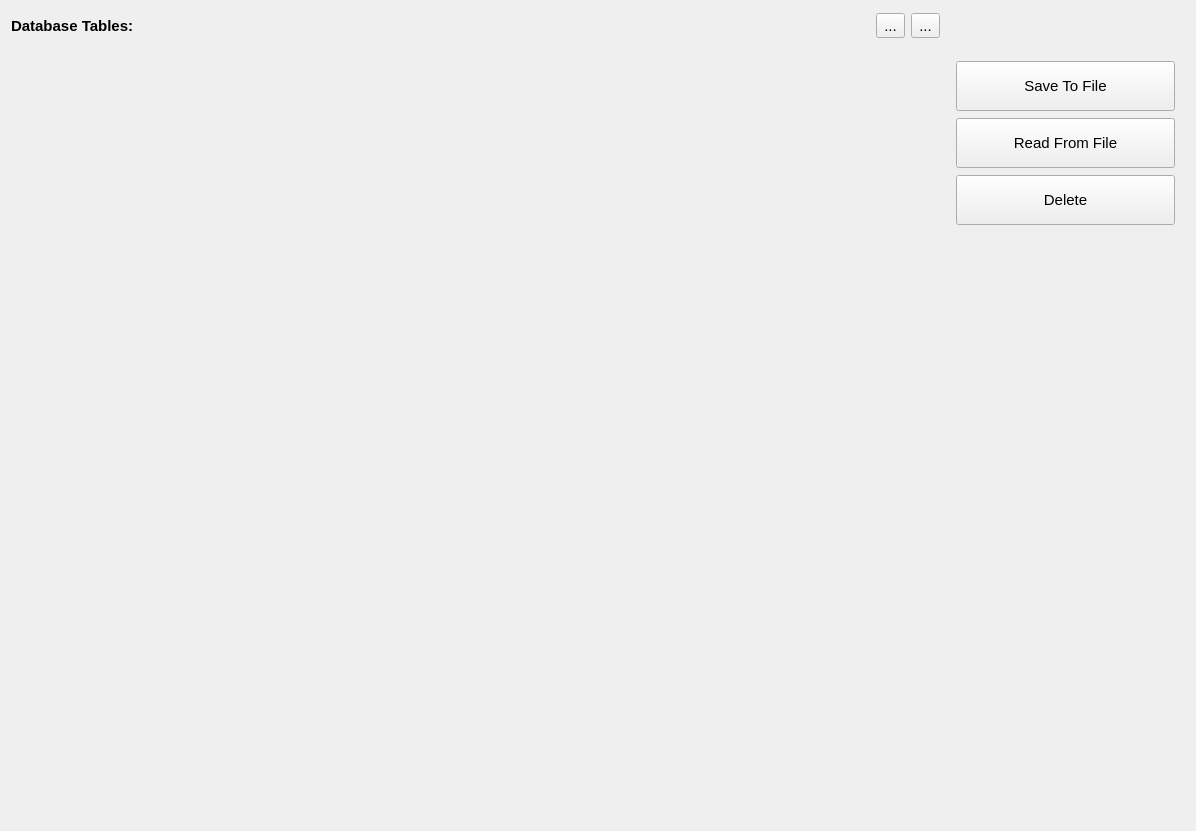
<?xml version="1.0" encoding="UTF-8"?>
<ui version="4.0">
 <class>wg_database</class>
 <widget class="QWidget" name="wg_database">
  <property name="geometry">
   <rect>
    <x>0</x>
    <y>0</y>
    <width>1196</width>
    <height>831</height>
   </rect>
  </property>
  <property name="font">
   <font>
    <pointsize>11</pointsize>
   </font>
  </property>
  <property name="windowTitle">
   <string>Database</string>
  </property>
  <layout class="QGridLayout" name="gridLayout_6">
   <item row="0" column="0">
    <layout class="QHBoxLayout" name="horizontalLayout">
     <item>
      <widget class="QLabel" name="label">
       <property name="sizePolicy">
        <sizepolicy hsizetype="Maximum" vsizetype="Maximum">
         <horstretch>0</horstretch>
         <verstretch>0</verstretch>
        </sizepolicy>
       </property>
       <property name="minimumSize">
        <size>
         <width>0</width>
         <height>30</height>
        </size>
       </property>
       <property name="font">
        <font>
         <weight>75</weight>
         <bold>true</bold>
        </font>
       </property>
       <property name="text">
        <string>Database Tables:</string>
       </property>
      </widget>
     </item>
     <item>
      <spacer name="horizontalSpacer">
       <property name="orientation">
        <enum>Qt::Horizontal</enum>
       </property>
       <property name="sizeHint" stdset="0">
        <size>
         <width>40</width>
         <height>20</height>
        </size>
       </property>
      </spacer>
     </item>
     <item>
      <widget class="QToolButton" name="tbt_refresh">
       <property name="text">
        <string>...</string>
       </property>
       <property name="icon">
        <iconset>
         <normaloff>../../resources/img/refresh.svg</normaloff>../../resources/img/refresh.svg</iconset>
       </property>
       <property name="iconSize">
        <size>
         <width>24</width>
         <height>24</height>
        </size>
       </property>
      </widget>
     </item>
     <item>
      <widget class="QToolButton" name="tbt_clear">
       <property name="text">
        <string>...</string>
       </property>
       <property name="icon">
        <iconset>
         <normaloff>../../resources/img/clear.svg</normaloff>../../resources/img/clear.svg</iconset>
       </property>
       <property name="iconSize">
        <size>
         <width>24</width>
         <height>24</height>
        </size>
       </property>
      </widget>
     </item>
    </layout>
   </item>
   <item row="0" column="1" rowspan="3">
    <layout class="QVBoxLayout" name="verticalLayout_2">
     <item>
      <spacer name="verticalSpacer_3">
       <property name="orientation">
        <enum>Qt::Vertical</enum>
       </property>
       <property name="sizeType">
        <enum>QSizePolicy::Fixed</enum>
       </property>
       <property name="sizeHint" stdset="0">
        <size>
         <width>20</width>
         <height>50</height>
        </size>
       </property>
      </spacer>
     </item>
     <item>
      <layout class="QVBoxLayout" name="verticalLayout">
       <property name="spacing">
        <number>7</number>
       </property>
       <property name="leftMargin">
        <number>10</number>
       </property>
       <property name="topMargin">
        <number>0</number>
       </property>
       <property name="rightMargin">
        <number>10</number>
       </property>
       <property name="bottomMargin">
        <number>0</number>
       </property>
       <item>
        <widget class="QPushButton" name="pbt_save">
         <property name="minimumSize">
          <size>
           <width>0</width>
           <height>50</height>
          </size>
         </property>
         <property name="text">
          <string>Save To File</string>
         </property>
         <property name="icon">
          <iconset>
           <normaloff>../../resources/img/save.svg</normaloff>../../resources/img/save.svg</iconset>
         </property>
         <property name="iconSize">
          <size>
           <width>24</width>
           <height>24</height>
          </size>
         </property>
        </widget>
       </item>
       <item>
        <widget class="QPushButton" name="pbt_read">
         <property name="minimumSize">
          <size>
           <width>0</width>
           <height>50</height>
          </size>
         </property>
         <property name="text">
          <string>Read From File</string>
         </property>
         <property name="icon">
          <iconset>
           <normaloff>../../resources/img/database_plus.svg</normaloff>../../resources/img/database_plus.svg</iconset>
         </property>
         <property name="iconSize">
          <size>
           <width>24</width>
           <height>24</height>
          </size>
         </property>
        </widget>
       </item>
       <item>
        <widget class="QPushButton" name="pbt_delete">
         <property name="minimumSize">
          <size>
           <width>0</width>
           <height>50</height>
          </size>
         </property>
         <property name="text">
          <string>Delete</string>
         </property>
         <property name="icon">
          <iconset>
           <normaloff>../../resources/img/close.svg</normaloff>../../resources/img/close.svg</iconset>
         </property>
         <property name="iconSize">
          <size>
           <width>24</width>
           <height>24</height>
          </size>
         </property>
        </widget>
       </item>
      </layout>
     </item>
     <item>
      <widget class="QStackedWidget" name="stw_buttons">
       <property name="sizePolicy">
        <sizepolicy hsizetype="Maximum" vsizetype="Preferred">
         <horstretch>0</horstretch>
         <verstretch>0</verstretch>
        </sizepolicy>
       </property>
       <property name="currentIndex">
        <number>0</number>
       </property>
       <widget class="QWidget" name="pg_empty"/>
       <widget class="QWidget" name="pg_configuration">
        <layout class="QGridLayout" name="gridLayout_2">
         <item row="0" column="0">
          <widget class="QPushButton" name="pbt_remove_unused_configurations">
           <property name="enabled">
            <bool>true</bool>
           </property>
           <property name="minimumSize">
            <size>
             <width>0</width>
             <height>50</height>
            </size>
           </property>
           <property name="font">
            <font>
             <weight>50</weight>
             <bold>false</bold>
            </font>
           </property>
           <property name="text">
            <string>Remove Unused Configurations</string>
           </property>
           <property name="icon">
            <iconset>
             <normaloff>../../resources/img/clear.svg</normaloff>../../resources/img/clear.svg</iconset>
           </property>
           <property name="iconSize">
            <size>
             <width>24</width>
             <height>24</height>
            </size>
           </property>
          </widget>
         </item>
         <item row="1" column="0">
          <spacer name="verticalSpacer_4">
           <property name="orientation">
            <enum>Qt::Vertical</enum>
           </property>
           <property name="sizeHint" stdset="0">
            <size>
             <width>20</width>
             <height>40</height>
            </size>
           </property>
          </spacer>
         </item>
        </layout>
       </widget>
       <widget class="QWidget" name="pg_voltage_scan">
        <layout class="QGridLayout" name="gridLayout_3">
         <item row="1" column="0">
          <widget class="QPushButton" name="pbt_convert_to_field_scan">
           <property name="minimumSize">
            <size>
             <width>0</width>
             <height>50</height>
            </size>
           </property>
           <property name="font">
            <font>
             <weight>50</weight>
             <bold>false</bold>
            </font>
           </property>
           <property name="text">
            <string>Convert to Field Scan</string>
           </property>
           <property name="icon">
            <iconset>
             <normaloff>../../resources/img/send.svg</normaloff>../../resources/img/send.svg</iconset>
           </property>
           <property name="iconSize">
            <size>
             <width>24</width>
             <height>24</height>
            </size>
           </property>
          </widget>
         </item>
         <item row="0" column="0">
          <widget class="QPushButton" name="pbt_view_voltage_scan">
           <property name="minimumSize">
            <size>
             <width>0</width>
             <height>50</height>
            </size>
           </property>
           <property name="font">
            <font>
             <weight>50</weight>
             <bold>false</bold>
            </font>
           </property>
           <property name="text">
            <string>View Voltage Scan</string>
           </property>
           <property name="icon">
            <iconset>
             <normaloff>../../resources/img/alpha_v.svg</normaloff>../../resources/img/alpha_v.svg</iconset>
           </property>
           <property name="iconSize">
            <size>
             <width>24</width>
             <height>24</height>
            </size>
           </property>
          </widget>
         </item>
         <item row="2" column="0">
          <spacer name="verticalSpacer_5">
           <property name="orientation">
            <enum>Qt::Vertical</enum>
           </property>
           <property name="sizeHint" stdset="0">
            <size>
             <width>20</width>
             <height>40</height>
            </size>
           </property>
          </spacer>
         </item>
        </layout>
       </widget>
       <widget class="QWidget" name="pg_field_scan">
        <layout class="QGridLayout" name="gridLayout_4">
         <item row="1" column="0">
          <widget class="QPushButton" name="pbt_create_fieldmap">
           <property name="minimumSize">
            <size>
             <width>0</width>
             <height>50</height>
            </size>
           </property>
           <property name="font">
            <font>
             <weight>50</weight>
             <bold>false</bold>
            </font>
           </property>
           <property name="text">
            <string>Create Fieldmap</string>
           </property>
           <property name="icon">
            <iconset>
             <normaloff>../../resources/img/map_plus.svg</normaloff>../../resources/img/map_plus.svg</iconset>
           </property>
           <property name="iconSize">
            <size>
             <width>24</width>
             <height>24</height>
            </size>
           </property>
          </widget>
         </item>
         <item row="0" column="0">
          <widget class="QPushButton" name="pbt_view_field_scan">
           <property name="minimumSize">
            <size>
             <width>0</width>
             <height>50</height>
            </size>
           </property>
           <property name="font">
            <font>
             <weight>50</weight>
             <bold>false</bold>
            </font>
           </property>
           <property name="text">
            <string>View Field Scan</string>
           </property>
           <property name="icon">
            <iconset>
             <normaloff>../../resources/img/alpha_b.svg</normaloff>../../resources/img/alpha_b.svg</iconset>
           </property>
           <property name="iconSize">
            <size>
             <width>24</width>
             <height>24</height>
            </size>
           </property>
          </widget>
         </item>
         <item row="2" column="0">
          <spacer name="verticalSpacer_6">
           <property name="orientation">
            <enum>Qt::Vertical</enum>
           </property>
           <property name="sizeHint" stdset="0">
            <size>
             <width>20</width>
             <height>40</height>
            </size>
           </property>
          </spacer>
         </item>
        </layout>
       </widget>
       <widget class="QWidget" name="pg_fieldmap">
        <layout class="QGridLayout" name="gridLayout_5">
         <item row="0" column="0">
          <widget class="QPushButton" name="pbt_view_fieldmap">
           <property name="enabled">
            <bool>true</bool>
           </property>
           <property name="minimumSize">
            <size>
             <width>0</width>
             <height>50</height>
            </size>
           </property>
           <property name="font">
            <font>
             <weight>50</weight>
             <bold>false</bold>
            </font>
           </property>
           <property name="text">
            <string>View Fieldmap</string>
           </property>
           <property name="icon">
            <iconset>
             <normaloff>../../resources/img/search.svg</normaloff>../../resources/img/search.svg</iconset>
           </property>
           <property name="iconSize">
            <size>
             <width>24</width>
             <height>24</height>
            </size>
           </property>
          </widget>
         </item>
         <item row="1" column="0">
          <spacer name="verticalSpacer_7">
           <property name="orientation">
            <enum>Qt::Vertical</enum>
           </property>
           <property name="sizeHint" stdset="0">
            <size>
             <width>20</width>
             <height>40</height>
            </size>
           </property>
          </spacer>
         </item>
        </layout>
       </widget>
      </widget>
     </item>
    </layout>
   </item>
   <item row="1" column="0">
    <layout class="QVBoxLayout" name="lyt_database"/>
   </item>
  </layout>
 </widget>
 <resources/>
 <connections/>
</ui>
